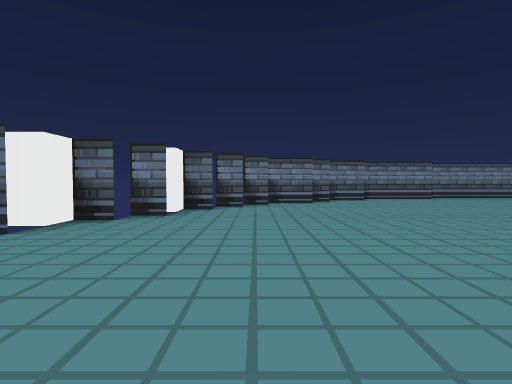
View 1 (above)

13 first-person views from a walk through a Godot game level. The camera is 1.2 m above the floor, tilts 2° down and sees 80° across. The floor is counted in squares, 2.52 m on a side. Each view is taken from the middle of a square. On the plan, view 1 faces up. The plan holds only what a view shows up to about 9 squares ahead; the rest is blank.

View 2
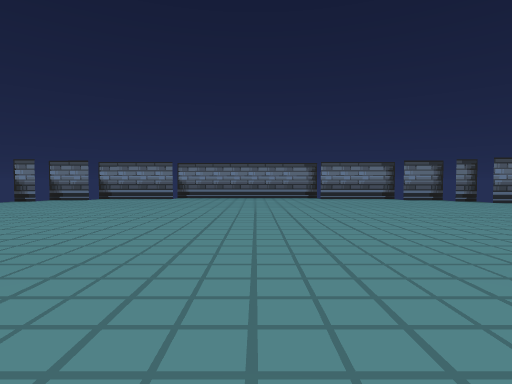

View 3
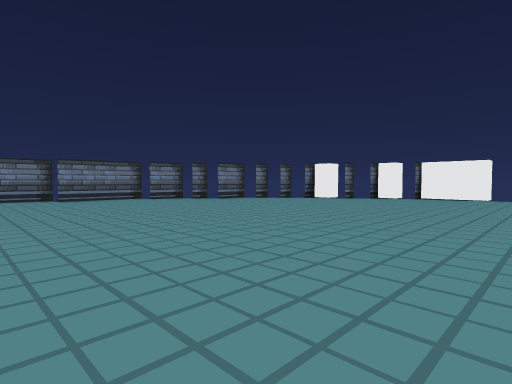

View 4
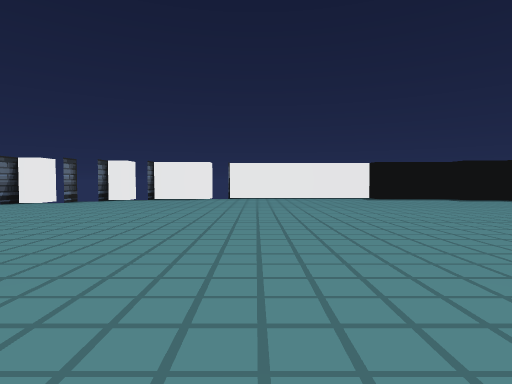

View 5
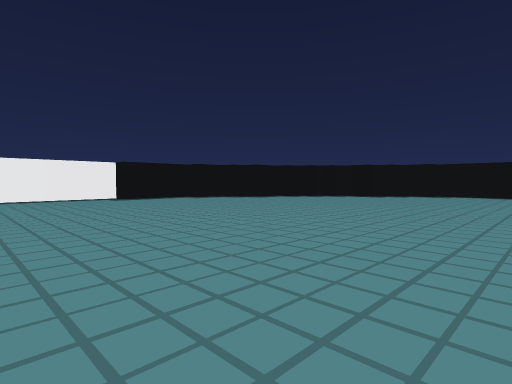

View 6
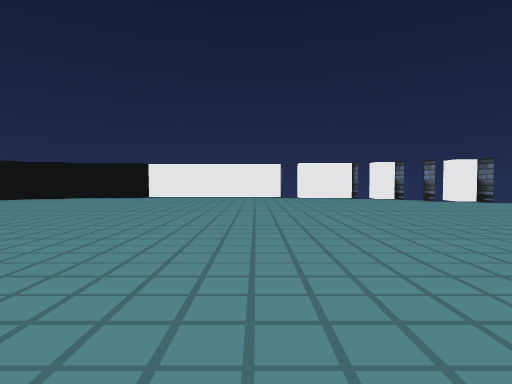

View 7
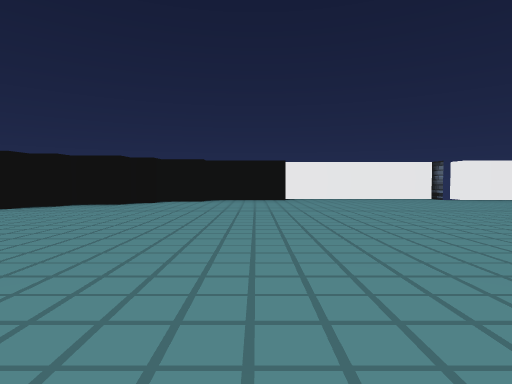

View 8
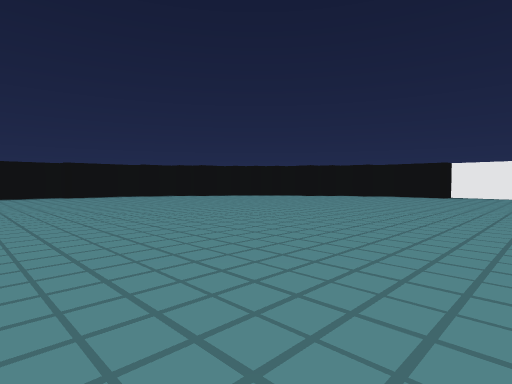

View 9
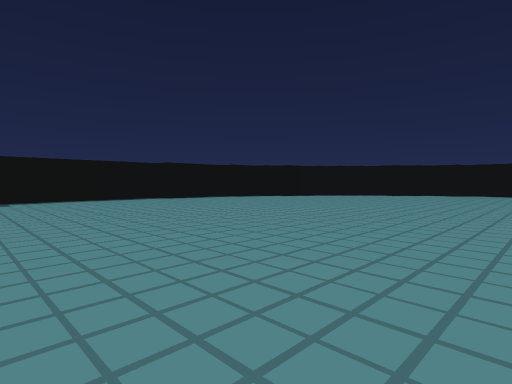

View 10
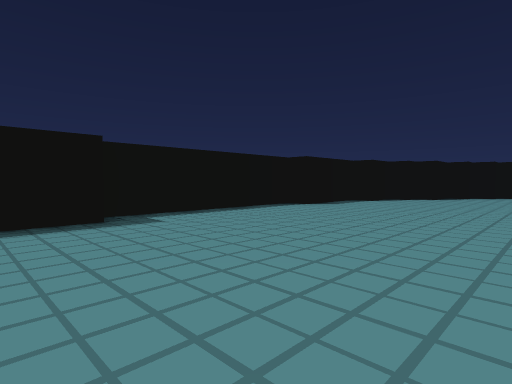

View 11
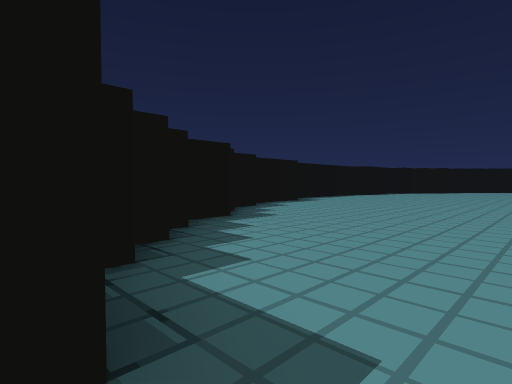

View 12
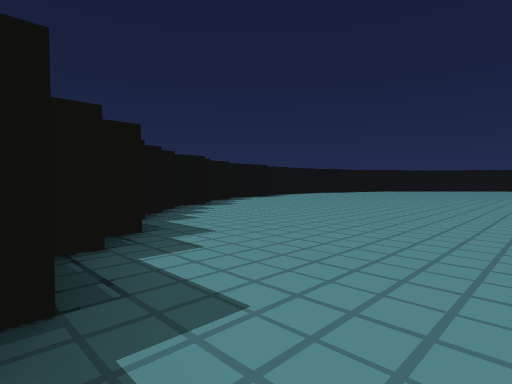

View 13
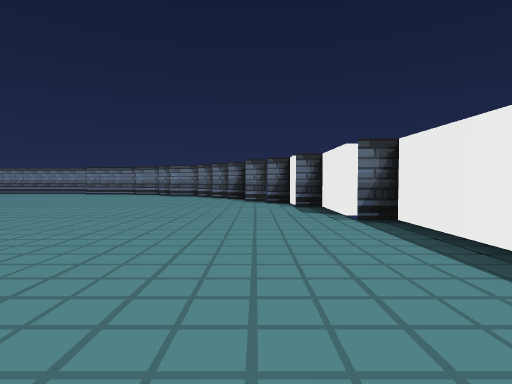

### Floor plan
Points are (right, up) in squares from view 1. A wall is a line through its corners. A room is listed if a view was taken in it or the views show most of it. See-through windows are left out.
Room 1 (views 1, 2, 3, 4, 5, 6, 7, 8, 9, 10, 11, 12, 13)
walls: (4.8, 8.2) (2.8, 8.2); (14.6, -6.7) (15.1, -6.7); (1.4, 6.7) (0.2, 6.7); (2.9, 7.7) (1.8, 7.7); (-1.1, 4.2) (-1.8, 4.2); (15.1, -6.2) (15.8, -6.2) (15.8, -5.2) (16.3, -5.2) (16.3, -3.3) (16.8, -3.3) (16.8, 0.8) (16.2, 0.8); (12.1, -9.2) (13, -9.2); (1.8, 7.2) (1.2, 7.2); (15.2, 4.2) (14.8, 4.2); (13, 6.7) (12.2, 6.7); (0.4, 6.2) (-0.2, 6.2); (13.6, -8.2) (14.1, -8.2); (-1.6, 3.7) (-2.2, 3.7) (-2.2, 3.2) (-2.8, 3.2); (-0.6, 5.2) (-1.2, 5.2) (-1.2, 4.7) (-1.8, 4.7); (12.4, 7.2) (11.8, 7.2); (-2.1, 2.7) (-2.8, 2.7) (-2.8, 1.3) (-3.2, 1.3); (8.6, -10.7) (10.4, -10.7); (-0.2, 5.7) (-0.8, 5.7); (14.2, 5.7) (13.8, 5.7); (8.9, 8.7) (4.8, 8.7); (10.8, -10.2) (11.4, -10.2); (10.8, 8.2) (8.8, 8.2); (-2.8, 0.8) (-3.3, 0.8) (-3.3, -3.3) (-2.8, -3.3) (-2.8, -5.2) (-2.2, -5.2) (-2.2, -6.2) (-1.7, -6.2) (-1.7, -6.7) (-1.2, -6.7) (-1.2, -7.7) (-0.8, -7.7) (-0.8, -8.2) (-0.3, -8.2) (-0.3, -8.7) (0.2, -8.7) (0.2, -9.2) (1.2, -9.2) (1.2, -9.7) (1.7, -9.7) (1.7, -10.2) (2.7, -10.2) (2.7, -10.7) (4.7, -10.7) (4.7, -11.2) (8.6, -11.2); (11.9, 7.7) (10.8, 7.7); (15.2, 4.7) (14.8, 4.7) (14.8, 5.2) (14.2, 5.2); (16.8, 1.3) (16.3, 1.3) (16.3, 2.7) (15.8, 2.7); (16.2, 3.2) (15.8, 3.2) (15.8, 3.7) (15.2, 3.7)
ways out: gap at (-3, 3); gap at (-2, 5); gap at (0, 7); gap at (3, 9); gap at (12, 8); gap at (16, 4); gap at (17, 1)

Positions as (right, up) in squares from view 1, and headings:
1: (0, 0), facing up
2: (7, 0), facing up
3: (7, 0), facing up-right
4: (8, 0), facing right
5: (8, 0), facing down-right
6: (6, 0), facing left
7: (5, -4), facing left
8: (7, -1), facing down-left
9: (9, -3), facing down-left
10: (10, -7), facing down-left
11: (15, -6), facing down-left
12: (16, -4), facing down-left
13: (15, -3), facing up
